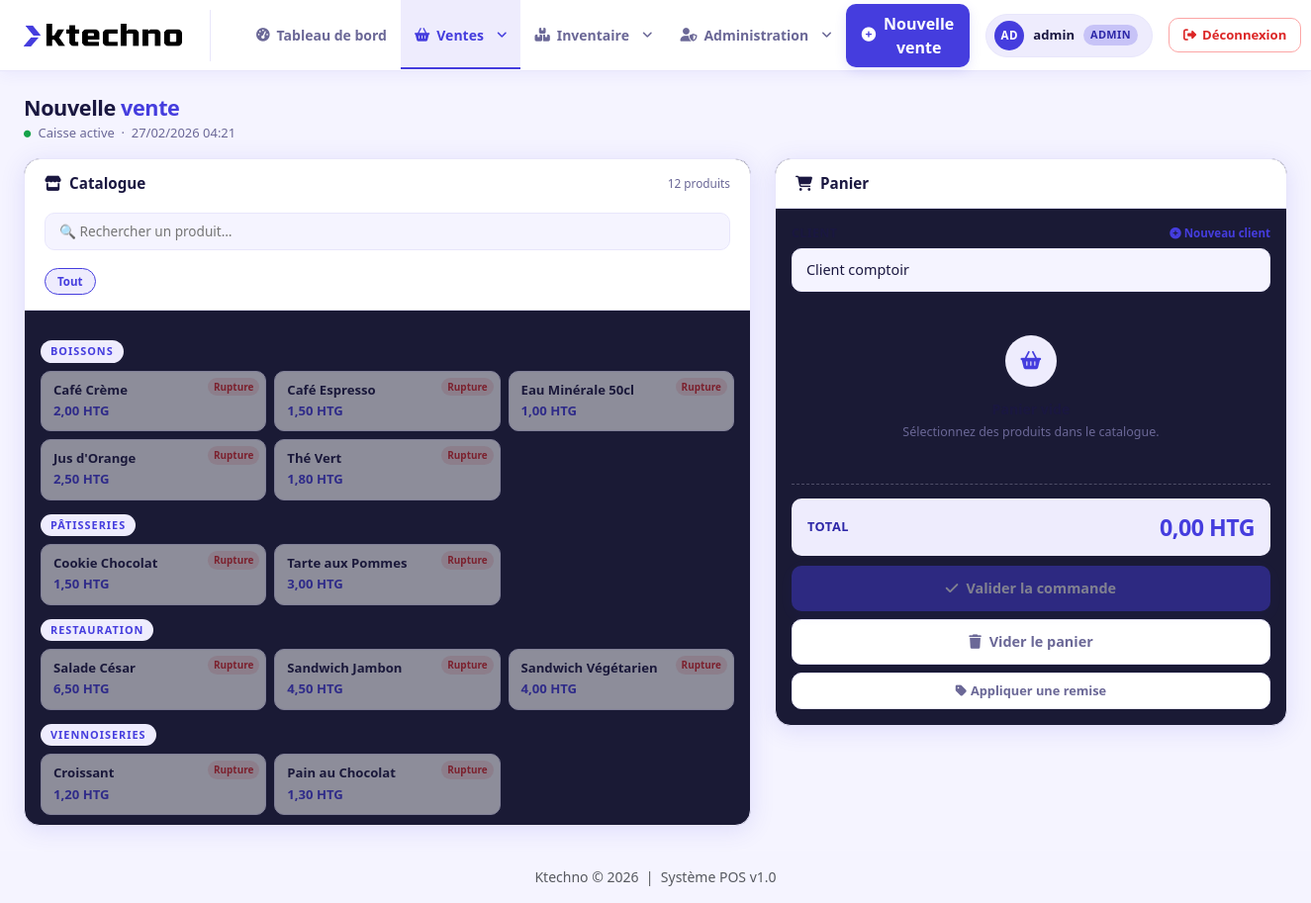
Screenshot of /index.php?page=pos (signed in) with the database file from the repository.
### tables this page shows
CREATE TABLE IF NOT EXISTS produits (
    id         INT AUTO_INCREMENT PRIMARY KEY,
    nom        VARCHAR(200) NOT NULL,
    prix       DECIMAL(10,2) NOT NULL,
    categorie  VARCHAR(100) DEFAULT 'Général',
    actif      TINYINT(1) DEFAULT 1
);

### helpers.php (called while the page is built, shortened)
<?php
function sanitize(string $v): string
{
    return htmlspecialchars(trim($v), ENT_QUOTES, 'UTF-8');
}
function formatPrice(float $amount): string
{
    return number_format($amount, 2, ',', ' ') . ' HTG';
}
function isAdmin(): bool
{
    return ($_SESSION['user_role'] ?? '') === 'admin';
}

### controllers/CommandeController.php (called while the page is built, shortened)
<?php
class CommandeController
{
    private ProduitDAO   $produitDAO;
    public function __construct()
    {
        $this->produitDAO   = new ProduitDAO();
    }
    public function showPos(): void
    {
        $produits   = $this->produitDAO->findAll();
        require VIEW_PATH . '/orders/pos.php';
    }
}

### config/Database.php (called while the page is built, shortened)
<?php
class Database
{
    private static ?PDO $instance = null;
    public static function getInstance(): PDO
    {
        if (self::$instance === null) {
            $dsn = sprintf(
                'mysql:host=%s;port=%s;dbname=%s;charset=%s',
                DB_HOST, DB_PORT, DB_NAME, DB_CHARSET
            );
            $options = [
                PDO::ATTR_ERRMODE            => PDO::ERRMODE_EXCEPTION,
                PDO::ATTR_DEFAULT_FETCH_MODE => PDO::FETCH_ASSOC,
                PDO::ATTR_EMULATE_PREPARES   => false,
            ];
            try {
                self::$instance = new PDO($dsn, DB_USER, DB_PASS, $options);
            } catch (PDOException $e) {
                error_log('Erreur BDD : ' . $e->getMessage());
                die('Connexion à la base de données impossible.');
            }
        }
        return self::$instance;
    }
}

### dao/BaseDAO.php (called while the page is built, shortened)
<?php
abstract class BaseDAO
{
    protected PDO $db;
    public function __construct()
    {
        $this->db = Database::getInstance();
    }
    protected function execute(string $sql, array $params = []): PDOStatement
    {
        $stmt = $this->db->prepare($sql);
        $stmt->execute($params);
        return $stmt;
    }
    protected function fetchAll(string $sql, array $params = []): array
    {
        return $this->execute($sql, $params)->fetchAll();
    }
}

### dao/ProduitDAO.php (called while the page is built, shortened)
<?php
class ProduitDAO extends BaseDAO
{
    public function findAll(): array
    {
        return $this->fetchAll(
            'SELECT * FROM produits WHERE actif = 1 ORDER BY categorie, nom'
        );
    }
}

### views/orders/pos.php (the view, shortened to what this page needs)
<?php $pageTitle = 'Nouvelle vente'; require VIEW_PATH . '/partials/header.php'; ?>
<div class="d-flex align-items-center mb-3 fade-up s1">
    <div>
        <h1 style="font-size:1.35rem;font-weight:800;color:var(--text);letter-spacing:-.4px;margin:0;">
            Nouvelle <span style="color:var(--brand);">vente</span>
        </h1>
        <p style="color:var(--text-muted);font-size:.81rem;margin:3px 0 0;">
            <i class="fas fa-circle me-1" style="font-size:.45rem;color:var(--success);vertical-align:middle;"></i>
            Caisse active &nbsp;·&nbsp; <?= date('d/m/Y H:i') ?>
        </p>
    </div>
</div>
<div class="row g-4">
    <div class="col-lg-7 fade-up s1">
        <div class="pos-card card border-0 h-100">
            <div class="card-header" style="flex-direction:column;align-items:stretch;">
                <div class="d-flex align-items-center justify-content-between">
                    <h6 class="mb-0"><i class="fas fa-store me-2"></i>Catalogue</h6>
                    <span style="font-size:.74rem;color:var(--text-muted);"><?= count($produits) ?> produits</span>
                </div>
                <input type="text" id="searchProduit" class="search-input" placeholder="🔍 Rechercher un produit…">
                <div class="cat-filter-bar" id="catFilterBar">
                    <button class="cat-filter-btn active" onclick="filterCat('', this)">Tout</button>
                </div>
            </div>
            <div class="card-body overflow-auto p-3" style="max-height:65vh">
                <?php
                $cats = [];
                foreach ($produits as $p) $cats[$p['categorie']][] = $p;
                foreach ($cats as $cat => $items):
                ?>
                <div class="cat-label cat-section" data-cat="<?= sanitize($cat) ?>"><?= sanitize($cat) ?></div>
                <div class="row g-2 cat-section" data-cat="<?= sanitize($cat) ?>">
                    <?php foreach ($items as $p):
                        $isService = stripos(sanitize($p['categorie'] ?? ''), 'service') !== false;
                        $stock = (int)($p['stock'] ?? 0);
                        if ($isService) {
                            $stockClass = 'stock-ok';
                            $stockLabel = 'Service';
                            $canAdd     = true;
                        } else {
                            $stockClass = $stock <= 0 ? 'stock-out' : ($stock < 5 ? 'stock-low' : 'stock-ok');
                            $stockLabel = $stock <= 0 ? 'Rupture' : "Stock: $stock";
                            $canAdd     = $stock > 0;
                        }
                    ?>
                    <div class="col-6 col-md-4 produit-item" data-nom="<?= sanitize($p['nom']) ?>" data-cat="<?= sanitize($p['categorie']) ?>">
                        <button class="btn-produit" <?= !$canAdd ? 'style="opacity:.5;" title="Rupture de stock"' : '' ?>
                            onclick="<?= $canAdd ? "ajouterProduit({$p['id']}, '".addslashes(sanitize($p['nom']))."', {$p['prix']}, {$stock}, ".($isService?'true':'false').")" : 'alertRupture()' ?>">
                            <div class="prod-name"><?= sanitize($p['nom']) ?></div>
                            <div class="prod-price"><?= formatPrice((float)$p['prix']) ?></div>
                            <span class="stock-badge <?= $stockClass ?>"><?= $stockLabel ?></span>
                        </button>
                    </div>
                    <?php endforeach; ?>
                </div>
                <?php endforeach; ?>
            </div>
        </div>
    </div>
    <div class="col-lg-5 fade-up s2">
        <div class="pos-card card border-0">
            <div class="card-header">
                <h6 class="mb-0"><i class="fas fa-shopping-cart me-2"></i>Panier</h6>
            </div>
            <div class="card-body p-3">
                <div class="mb-3">
                    <div class="field-label d-flex justify-content-between">
                        <span>Client</span>
                        <button class="btn p-0 border-0" onclick="ouvrirModalClient()" style="color:var(--brand);font-size:0.72rem;font-weight:800;">
                            <i class="fas fa-plus-circle"></i> Nouveau client
                        </button>
                    </div>
                    <div class="client-search-wrap">
                        <input type="text" id="clientSearch" class="pos-input" value="Client comptoir" placeholder="Rechercher par nom ou téléphone…" autocomplete="off">
                    </div>
                </div>
                <div id="panierVide">
                    <div class="cart-empty-icon"><i class="fas fa-shopping-basket"></i></div>
                    <div style="font-weight:700;color:var(--text);font-size:.88rem;">Panier vide</div>
                    <div style="font-size:.78rem;color:var(--text-muted);margin-top:4px;">Sélectionnez des produits dans le catalogue.</div>
                </div>
                <hr class="cart-divider">
                <div class="total-row">
                    <span class="total-label">Total</span>
                    <span id="totalDisplay">0,00 HTG</span>
                </div>
                <button class="btn-validate mb-2" onclick="validerCommande()" id="btnValider" disabled>
                    <i class="fas fa-check me-2"></i>Valider la commande
                </button>
                <button class="btn-clear" onclick="viderPanier()">
                    <i class="fas fa-trash me-2"></i>Vider le panier
                </button>
                <button class="btn-clear mt-2" onclick="toggleRemise()" style="font-size:.8rem;padding:8px;">
                    <i class="fas fa-tag me-1"></i>Appliquer une remise
                </button>
            </div>
        </div>
    </div>
</div>
<?php require VIEW_PATH . '/partials/footer.php'; ?>

### index.php (shortened to what this page needs)
<?php
require ROOT_PATH . '/config/Database.php';
require ROOT_PATH . '/dao/BaseDAO.php';
require ROOT_PATH . '/dao/ProduitDAO.php';
require ROOT_PATH . '/controllers/CommandeController.php';
require ROOT_PATH . '/helpers.php';
$page   = sanitize($_GET['page']   ?? 'login');
$commande      = new CommandeController();
switch ($page) {
    case 'pos':
        $commande->showPos();
        break;
}

### views/partials/header.php (shortened to what this page needs)
<!DOCTYPE html>
<html lang="fr">
<head>
    <link href="https://cdn.jsdelivr.net/npm/bootstrap@5.3.2/dist/css/bootstrap.min.css" rel="stylesheet">
    <link href="https://cdnjs.cloudflare.com/ajax/libs/font-awesome/6.5.0/css/all.min.css" rel="stylesheet">
    <link href="public/css/app.css" rel="stylesheet">
</head>
<body>
<nav class="navbar navbar-expand-lg pos-navbar">
    <div class="container-fluid px-4">
        <a class="navbar-brand" href="index.php?page=dashboard">
            <img src="public/images/logo.png"
                 alt="Logo <?= COMPANY_NAME ?>"
                 style="width: 160px; height: 52px; object-fit: contain;"
                 onerror="this.style.display='none'; document.getElementById('logo-fallback').style.display='flex';">
        </a>
        <div class="collapse navbar-collapse" id="nav">
            <ul class="navbar-nav me-auto">
                <li class="nav-item">
                    <a class="nav-link <?= ($_GET['page'] ?? '') === 'dashboard' ? 'active' : '' ?>"
                       href="index.php?page=dashboard">
                        <i class="fas fa-tachometer-alt"></i>Tableau de bord
                    </a>
                </li>
                <?php
                $page = $_GET['page'] ?? '';
                $ventesActive = in_array($page, ['pos', 'history', 'credits', 'caisse', 'clients']);
                $inventaireActive = in_array($page, ['produits', 'categories']);
                $adminActive = in_array($page, ['rapports', 'utilisateurs']);
                ?>
                <li class="nav-item dropdown">
                    <a class="nav-link dropdown-toggle <?= $ventesActive ? 'active' : '' ?>" href="#" role="button" data-bs-toggle="dropdown">
                        <i class="fas fa-shopping-basket"></i>Ventes
                    </a>
                </li>
                <li class="nav-item dropdown">
                    <a class="nav-link dropdown-toggle <?= $inventaireActive ? 'active' : '' ?>" href="#" role="button" data-bs-toggle="dropdown">
                        <i class="fas fa-boxes"></i>Inventaire
                    </a>
                </li>
                <?php if (isAdmin()): ?>
                <li class="nav-item dropdown">
                    <a class="nav-link dropdown-toggle <?= $adminActive ? 'active' : '' ?>" href="#" role="button" data-bs-toggle="dropdown">
                        <i class="fas fa-user-shield"></i>Administration
                    </a>
                </li>
                <?php endif; ?>
            </ul>
            <div class="d-none d-lg-flex me-3">
                <a href="index.php?page=pos" class="btn btn-navbar-primary">
                    <i class="fas fa-plus-circle"></i>Nouvelle vente
                </a>
            </div>
            <div class="d-flex align-items-center gap-3">
                <div class="user-chip">
                    <div class="user-avatar">
                        <?= strtoupper(substr($_SESSION['user_login'] ?? 'U', 0, 2)) ?>
                    </div>
                    <span><?= sanitize($_SESSION['user_login'] ?? '') ?></span>
                    <span class="user-role-badge"><?= sanitize($_SESSION['user_role'] ?? '') ?></span>
                </div>
                <a href="index.php?page=logout" class="btn btn-logout">
                    <i class="fas fa-sign-out-alt"></i>Déconnexion
                </a>
            </div>
        </div>
    </div>
</nav>
<div class="container-fluid px-4 py-4">

### views/partials/footer.php (shortened to what this page needs)
</div>
<footer class="text-center text-muted small py-3 mt-auto" style="border-top:1px solid rgba(255,255,255,.07)">
    <?= COMPANY_NAME ?> &copy; <?= date('Y') ?> &nbsp;|&nbsp; Système POS v1.0
</footer>
</body>
</html>

### public/css/app.css (style rules this page uses)
:root { --bg: #0d0d1a; --surface: #13132a; --card: #1a1a35; --border: rgba(255,255,255,0.07); --red: #e94560; --text: #e2e2f0; --muted: rgba(255,255,255,0.45); }
body { background:var(--bg); color:var(--text); min-height:100vh; display:flex; flex-direction:column; }
.pos-navbar { background:var(--surface)!important; border-bottom:1px solid var(--border); box-shadow:0 2px 20px rgba(0,0,0,.4); }
.pos-navbar .nav-link { color:rgba(255,255,255,.6)!important; font-size:.9rem; transition:color .2s; }
.pos-navbar .nav-link:hover, .pos-navbar .nav-link.active { color:#fff!important; }
.pos-navbar .nav-link.active { border-bottom:2px solid var(--red); padding-bottom:calc(.5rem - 2px); }
.card { background:var(--card)!important; border-color:var(--border)!important; color:var(--text); }
.card-header { background:rgba(255,255,255,.03)!important; border-bottom:1px solid var(--border)!important; padding:.85rem 1.25rem; }
.btn-produit { background:rgba(255,255,255,.04); border:1px solid var(--border); border-radius:10px; color:var(--text); padding:.65rem .75rem; cursor:pointer; transition:all .15s; min-height:60px; }
footer { color:var(--muted); margin-top:auto; }

### views/partials/header.php (style rules this page uses)
:root { --brand: #453dde; --brand-dark: #2d27a8; --brand-light: #eeecfd; --brand-mid: #c7c3f7; --border: #e8e6fb; --text: #1a1740; --text-muted: #6b6897; --surface: #ffffff; }
.pos-navbar { background: var(--surface) !important; border-bottom: 1.5px solid var(--border); padding: 0 0; box-shadow: 0 2px 16px rgba(69, 61, 222, 0.07); position: sticky; top: 0; z-index: 1030; }
.pos-navbar .navbar-brand { padding: 0; margin-right: 32px; border-right: 1.5px solid var(--border); padding-right: 28px; display: flex; align-items: center; }
.pos-navbar .nav-link { color: var(--text-muted) !important; font-size: 0.875rem; font-weight: 600; padding: 22px 14px !important; border-bottom: 3px solid transparent; border-top: 3px solid transparent; transition: color 0.2s, border-color 0.2s, background 0.2s; display: flex; align-items: center; gap: 7px; white-space: nowrap; }
.pos-navbar .nav-link i { font-size: 0.85rem; transition: transform 0.2s; }
.pos-navbar .nav-link.active { color: var(--brand) !important; border-bottom-color: var(--brand) !important; background: var(--brand-light); }
.user-chip { display: flex; align-items: center; gap: 9px; background: var(--brand-light); border: 1.5px solid var(--border); border-radius: 99px; padding: 6px 14px 6px 8px; font-size: 0.82rem; color: var(--text); font-weight: 600; }
.user-avatar { width: 30px; height: 30px; background: var(--brand); border-radius: 50%; display: flex; align-items: center; justify-content: center; color: #fff; font-size: 0.72rem; font-weight: 800; flex-shrink: 0; letter-spacing: 0.5px; }
.user-role-badge { background: var(--brand-mid); color: var(--brand-dark); font-size: 0.68rem; font-weight: 700; padding: 2px 7px; border-radius: 99px; text-transform: uppercase; letter-spacing: 0.4px; }
.btn-logout { background: transparent !important; border: 1.5px solid #fca5a5 !important; color: #dc2626 !important; border-radius: 10px !important; font-size: 0.82rem; font-weight: 600; padding: 7px 14px; transition: background 0.2s, color 0.2s, transform 0.15s; display: flex; align-items: center; gap: 6px; }
.pos-navbar .dropdown-toggle::after { font-family: "Font Awesome 6 Free"; content: "\f107"; font-weight: 900; border: none; vertical-align: middle; margin-left: 6px; font-size: 0.75rem; transition: transform 0.2s; }
.btn-navbar-primary { background: var(--brand); color: #fff !important; border-radius: 10px; font-weight: 700; padding: 8px 16px; display: flex; align-items: center; gap: 8px; transition: all 0.2s; border: none; box-shadow: 0 4px 12px var(--brand-glow); }
.btn-navbar-primary i { font-size: 0.9rem; }
body { background: #f5f4ff; }

### rows the page displays
produits: nom "Café Crème", prix "2,00 HTG", stock "Rupture"
produits: nom "Café Espresso", prix "1,50 HTG", stock "Rupture"
produits: nom "Eau Minérale 50cl", prix "1,00 HTG", stock "Rupture"
produits: nom "Jus d'Orange", prix "2,50 HTG", stock "Rupture"
produits: nom "Thé Vert", prix "1,80 HTG", stock "Rupture"
produits: nom "Cookie Chocolat", prix "1,50 HTG", stock "Rupture"
produits: nom "Tarte aux Pommes", prix "3,00 HTG", stock "Rupture"
produits: nom "Salade César", prix "6,50 HTG", stock "Rupture"
produits: nom "Sandwich Jambon", prix "4,50 HTG", stock "Rupture"
produits: nom "Sandwich Végétarien", prix "4,00 HTG", stock "Rupture"
produits: nom "Croissant", prix "1,20 HTG", stock "Rupture"
produits: nom "Pain au Chocolat", prix "1,30 HTG", stock "Rupture"

### other values shown
substr($_SESSION['user_login'] ?? 'U', 0, 2) "AD"
$_SESSION['user_login'] "admin"
$_SESSION['user_role'] "ADMIN"
count($produits) "12"
$cat "BOISSONS"
$cat "PÂTISSERIES"
$cat "RESTAURATION"
$cat "VIENNOISERIES"
COMPANY_NAME "Ktechno"
